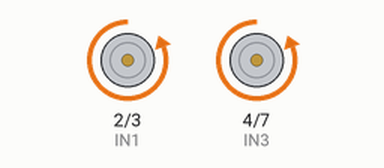
Recording of a sketch running on a simulated Arduino Uno, built with avr-gcc and run on an emulated ATmega328P. On the bench: motor-driver pin pairs drawn as motors (green arrow = first pin HIGH = forward, orange = second pin HIGH = backward, longer = more drive, scaled by the enable pin).

Above: at 1.5 s.
At 6.5 s:
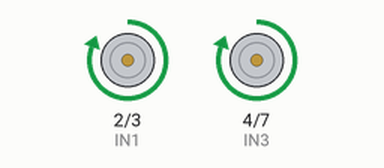
At 9.0 s:
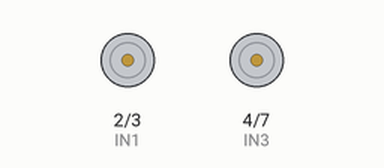
Timing chart, 0 to 13.0 s (numbered marks = the images above):
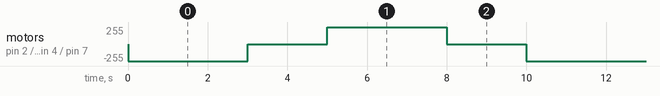

The sketch:

1_motor_h.ino
```cpp
int IN1 = 2;    //Se declaran los ina y el ena y enb con las salidas digitales
int IN2 = 3;
int IN3=4;
int IN4=7;
 int ENB=6;
int ENA = 5;
int VELOCIDAD;
void setup() {      //Todas se declaran como salidas
pinMode(IN1, OUTPUT);
pinMode(IN2, OUTPUT);
pinMode(ENA,OUTPUT);
pinMode(IN3, OUTPUT);
pinMode(IN4, OUTPUT);
pinMode(ENB,OUTPUT);

}

void loop() {   //Giran en sentido horario
   digitalWrite(ENA, HIGH);
  digitalWrite(IN1, LOW);
  digitalWrite(IN2, HIGH);

   digitalWrite(ENB, HIGH);
  digitalWrite(IN3, LOW);
  digitalWrite(IN4, HIGH);

delay(3000);

  //Se apagan

digitalWrite(ENA, LOW);
digitalWrite(ENB,LOW);
delay(2000);

 //Giran en sentido contrario
   digitalWrite(ENA, HIGH);
  digitalWrite(IN1, HIGH);
  digitalWrite(IN2, LOW);
   digitalWrite(ENB, HIGH);
  digitalWrite(IN3, HIGH);
  digitalWrite(IN4, LOW);
  delay(3000);
  //Se apagan
  digitalWrite(ENA, LOW);
digitalWrite(ENB,LOW);
delay(2000);


  }
```

Measured:
- by itself, motor on pin 2 (IN1) / pin 3 (IN2), motor on pin 4 (IN3) / pin 7 (IN4): repeats every 10.0 s: stopped 2.0 s, forward 255/255 3.0 s, stopped 2.0 s, backward 255/255 3.0 s
